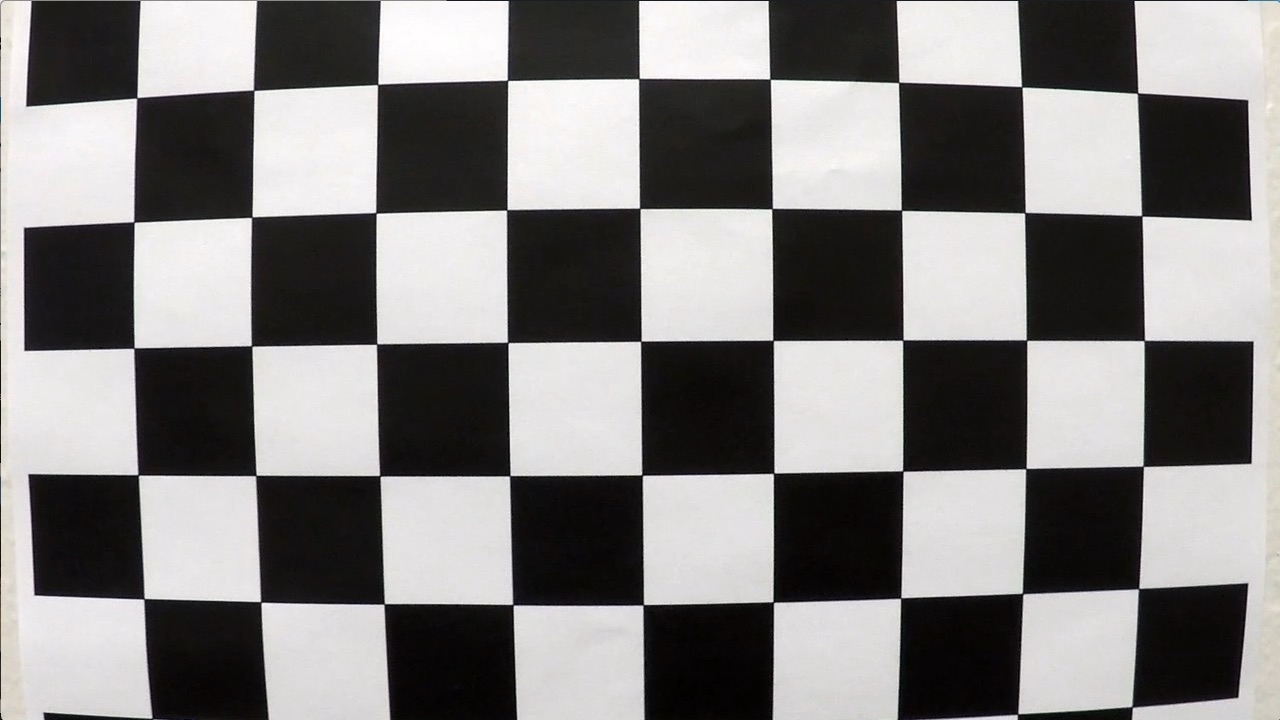
#> input picture camera_cal/calibration1.jpg, 1280 x 720 px; its folder holds 4 pictures in this run
$ python thresholding.py   (older library calls are emulated)
#> lines starting #> are read from the running program, lines starting #| are printed output that depends on the picture; after the words box and inside, x2 and y2 are one past the last pixel; in counts of white or black regions, pixels touching at a corner belong together
import matplotlib.pyplot as plt
import cv2
import numpy as np
import glob

img = glob.glob('camera_cal/calibration*')
nx = 9 #no. of corners along x
ny = 6 #no. of corners along y
obj_points = np.zeros((ny,nx,3),dtype='float32')
for i in range(ny):
    for j in range(nx):
        obj_points[i][j] = [j,i,0] #defining the object point array
obj_points = np.reshape(obj_points,(nx*ny,1,3)) #matching its shape to the i_array
o_array = [] #array to store all the object 3D points
i_array = [] #array to store all the image 2D points

for fname in img:
    image = plt.imread(fname)
#> image is the input picture: shape (720, 1280, 3); mean R, G, B 130.1, 128.4, 127.8
    image_g = cv2.cvtColor(image,cv2.COLOR_BGR2GRAY)
    x_size = image_g.shape[1]
#> x_size = 1280
    y_size = image_g.shape[0]
#> y_size = 720
    ret, corners = cv2.findChessboardCorners(image_g,(nx,ny),None)
#> ret = False; corners = None

    if ret == True:
        i_array.append(corners)
        o_array.append(obj_points)

ret, cameraMatrix, distCoeffs, rvecs, tvecs = cv2.calibrateCamera(o_array,i_array,(y_size,x_size),None,None)

#undistorting a real world image
test = plt.imread('test_images/test6.jpg')
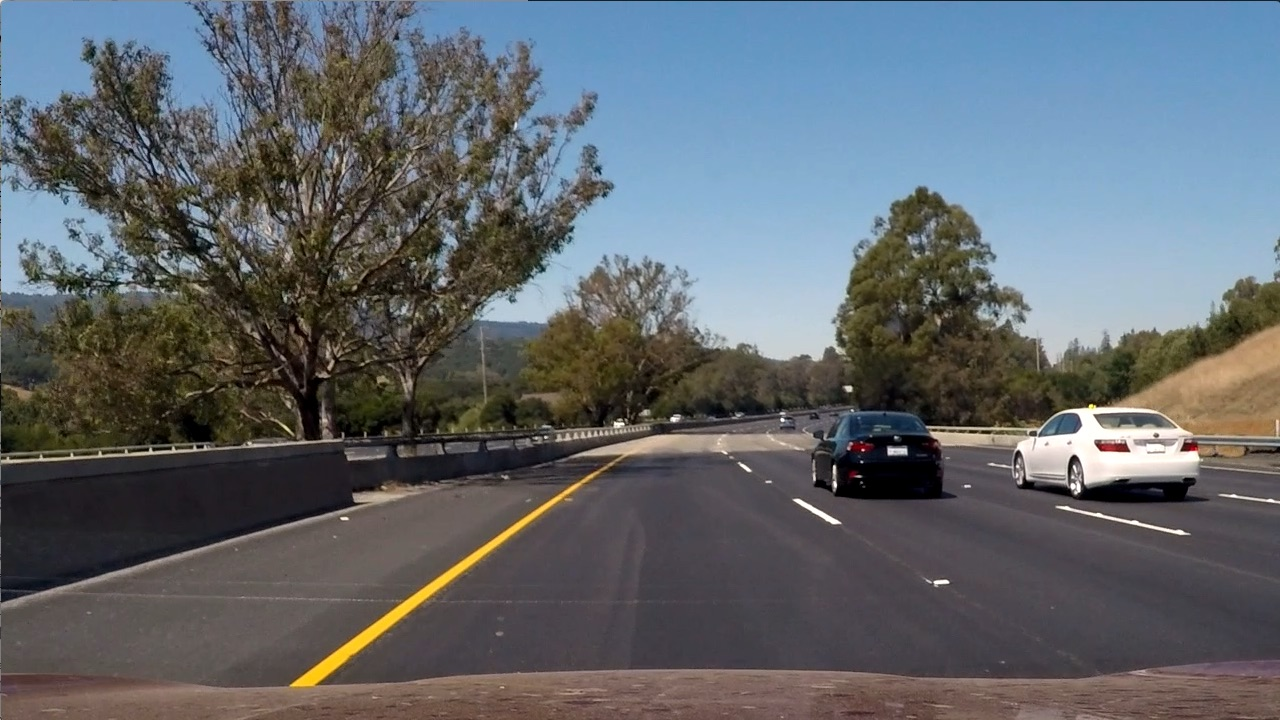
#> input picture test_images/test6.jpg, 1280 x 720 px
#> test is the input picture: shape (720, 1280, 3); mean R, G, B 97, 102.6, 107.9
test_udst = cv2.undistort(test,cameraMatrix,distCoeffs,None,cameraMatrix) #undistorting the pulled test image

#thresholding 'test' image based on color and gradient
test_g = cv2.cvtColor(test_udst,cv2.COLOR_BGR2GRAY)  #grayscale test image

grad_x = cv2.Sobel(test_g,cv2.CV_64F,1,0)    #gradient computation
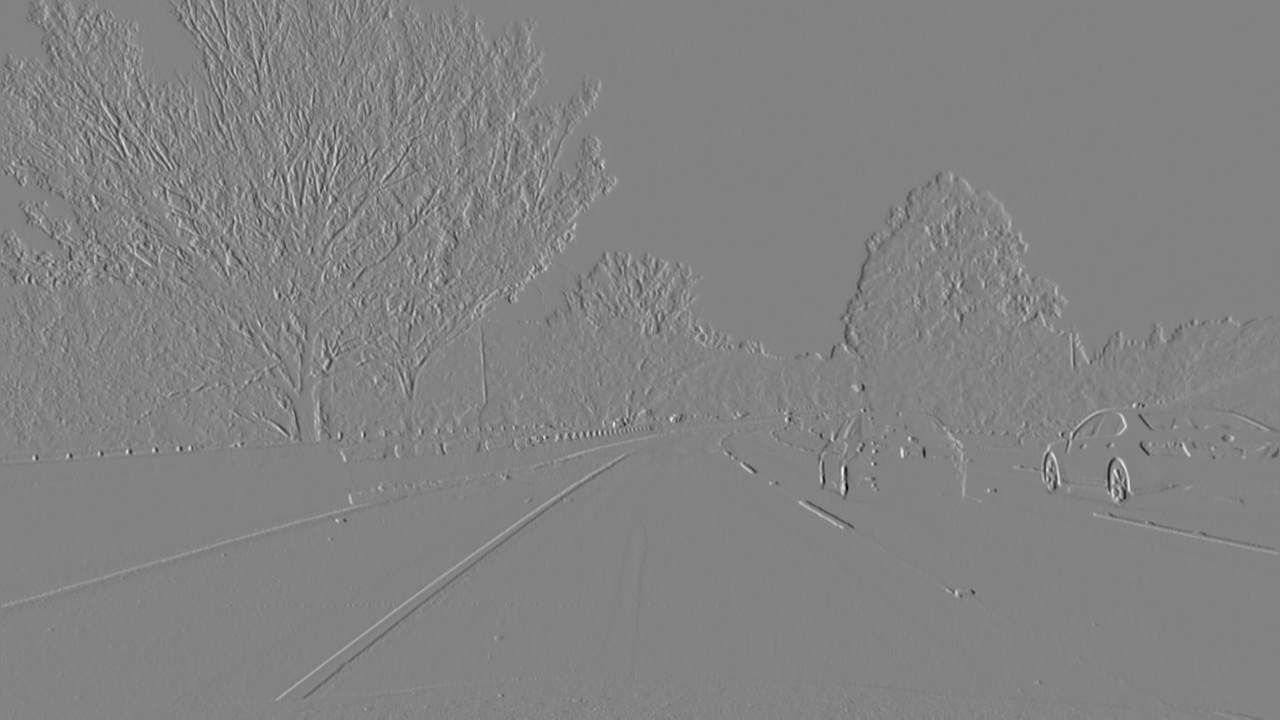
#> grad_x: shape (720, 1280) float64; min -791, max 749, mean 0.3; drawn with min black and max white
abs_gradx = np.abs(grad_x)  #absolute gradient values
scaled_absx = np.uint8(255*(abs_gradx/np.max(abs_gradx)))   #scaled gradients that lie between 0 & 255

min_g = 20  #minimum gradient threshold
max_g = 110 #maximum gradient threshold

bin_g = np.zeros((y_size,x_size),dtype='uint8') #empty array to store values for 'activated' pixels
bin_g[(scaled_absx >= min_g)&(scaled_absx <= max_g)] = 1

#thresholding based on saturation channel
test_c = cv2.cvtColor(test_udst,cv2.COLOR_BGR2HLS)
#> test_c: shape (720, 1280, 3); mean of channels 0, 1, 2 84.4, 100.9, 55.7
S = test_c[:,:,2]   #extracting the saturation channel
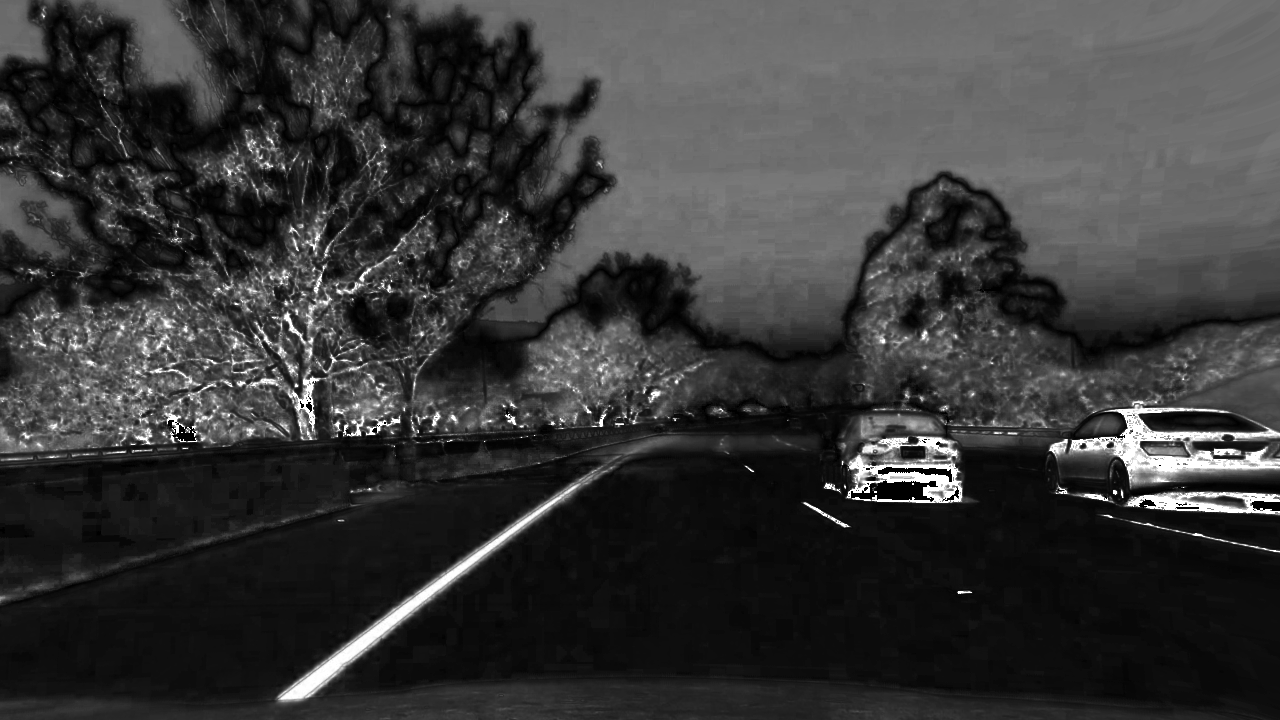
#> S: shape (720, 1280); min 0, max 255, mean 55.7

min_s = 155  #minimum saturation threshold
max_s = 255 #maximum saturation threshold
bin_s = np.zeros((y_size,x_size),dtype='uint8')
bin_s[(S > min_s) & (S <= max_s)] = 1

#thresholding based on color
min_c = 200  #minimum saturation threshold
max_c = 255 #maximum saturation threshold
bin_c = np.zeros((y_size,x_size),dtype='uint8')
bin_c[(test_g > min_c) & (test_g <= max_c)] = 1

bin_comb = np.zeros((y_size,x_size),dtype='uint8')  #initialising the combined array with zeros
bin_comb[(bin_g == 1)|(bin_s == 1)|(bin_c==1)] = 1


vertices = np.array([[(150,720),(590,450),(750,450),(1250,720)]])
mask = np.zeros((y_size,x_size),dtype='float32')
mask = cv2.fillPoly(mask,vertices,255)
mask = np.uint8(mask)
final_im = cv2.bitwise_and(bin_comb,mask)
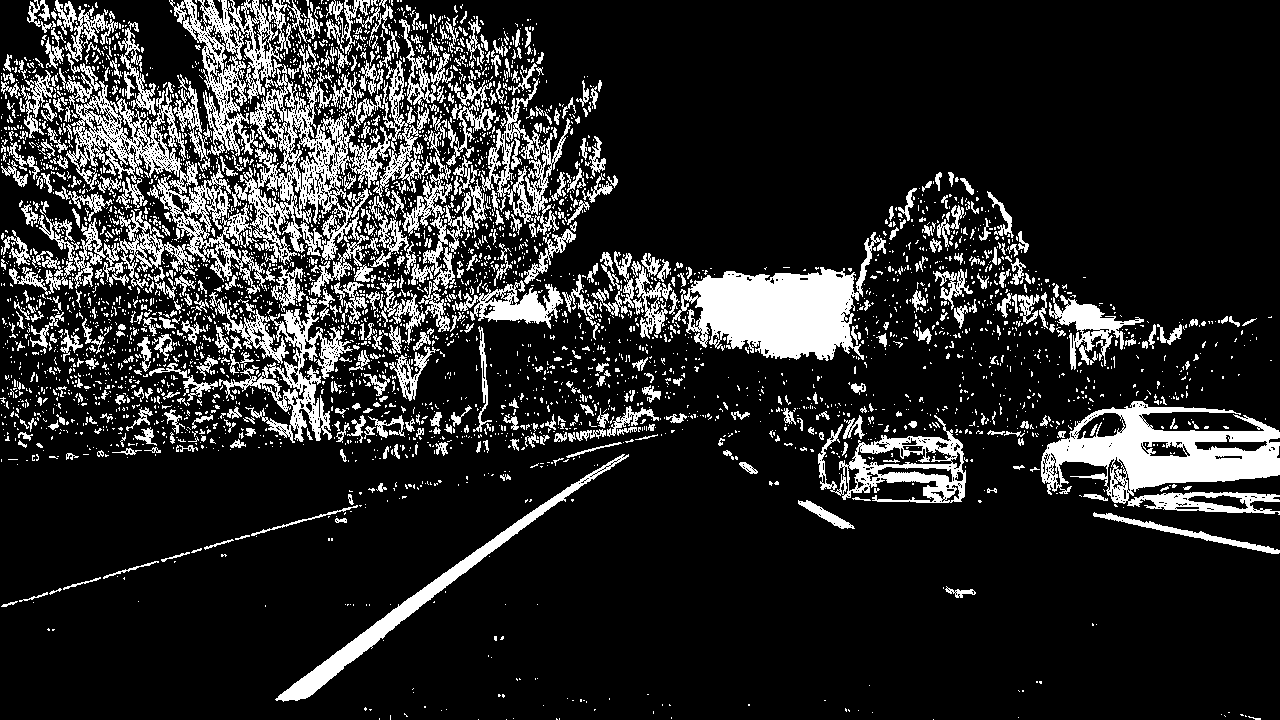
#> bin_comb: shape (720, 1280); values 0 (black) and 1 (white), 16.4% white; 4088 white regions (3520 under 20 px), largest, box (x1, y1, x2, y2) and area: (169, 0, 433, 297) 19315, (1041, 401, 1280, 515) 13215, (672, 232, 886, 361) 12472

warped = np.array([[[200,720]],[[200,0]],[[1000,0]],[[800,720]]],np.float32)
vertices = np.reshape(vertices,(4,1,2))
vertices = np.float32(vertices)
M_persp = cv2.getPerspectiveTransform(vertices,warped)  #transform matrix to carry out the perspective transformation
trans_im = np.zeros((y_size,x_size),dtype='uint8')      #initialising an empty array to store the transformed img
trans_im = cv2.warpPerspective(final_im,M_persp,(x_size,y_size),flags=cv2.INTER_LINEAR)
#> final_im: shape (720, 1280); values 0 (black) and 1 (white), 0.65% white; 86 white regions (81 under 20 px), largest, box (x1, y1, x2, y2) and area: (275, 454, 629, 702) 5004, (798, 500, 855, 529) 457, (945, 586, 976, 598) 140, (739, 462, 758, 474) 103, (723, 450, 734, 460) 46

plt.imshow(trans_im,cmap='gray')
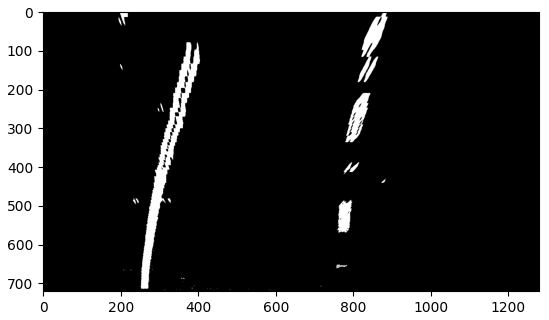
#> figure drawn by matplotlib, 1 panel
